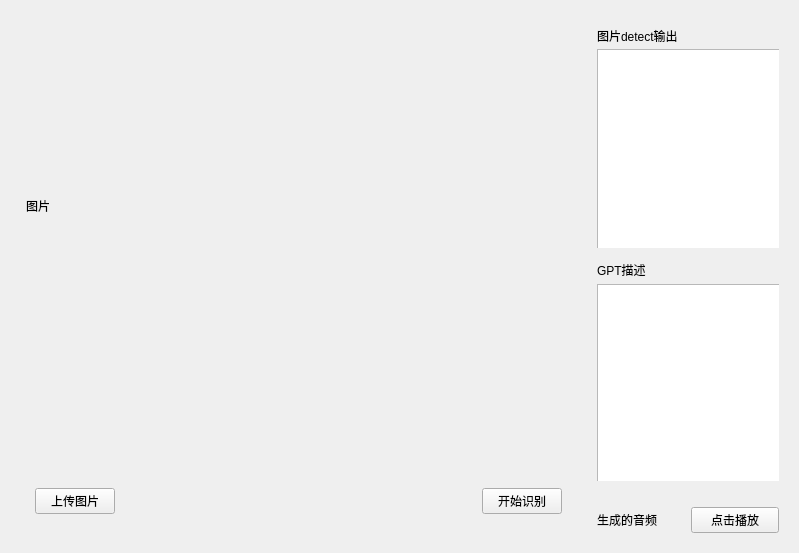
<?xml version="1.0" encoding="UTF-8"?>
<ui version="4.0">
 <class>Widget</class>
 <widget class="QWidget" name="Widget">
  <property name="geometry">
   <rect>
    <x>0</x>
    <y>0</y>
    <width>799</width>
    <height>553</height>
   </rect>
  </property>
  <property name="maximumSize">
   <size>
    <width>167772</width>
    <height>16777215</height>
   </size>
  </property>
  <property name="mouseTracking">
   <bool>false</bool>
  </property>
  <property name="acceptDrops">
   <bool>false</bool>
  </property>
  <property name="windowTitle">
   <string>MainFun</string>
  </property>
  <layout class="QFormLayout" name="formLayout">
   <item row="0" column="1">
    <layout class="QHBoxLayout" name="horizontalLayout_3" stretch="3,0,1">
     <property name="leftMargin">
      <number>9</number>
     </property>
     <property name="topMargin">
      <number>9</number>
     </property>
     <property name="rightMargin">
      <number>9</number>
     </property>
     <property name="bottomMargin">
      <number>9</number>
     </property>
     <item>
      <layout class="QVBoxLayout" name="verticalLayout_2" stretch="7,1">
       <item>
        <widget class="QWidget" name="widget" native="true">
         <widget class="QLabel" name="label">
          <property name="geometry">
           <rect>
            <x>0</x>
            <y>0</y>
            <width>531</width>
            <height>371</height>
           </rect>
          </property>
          <property name="text">
           <string>图片</string>
          </property>
          <property name="scaledContents">
           <bool>true</bool>
          </property>
         </widget>
        </widget>
       </item>
       <item>
        <widget class="QWidget" name="widget_2" native="true">
         <layout class="QHBoxLayout" name="horizontalLayout">
          <item>
           <widget class="QPushButton" name="pushButton_2">
            <property name="enabled">
             <bool>true</bool>
            </property>
            <property name="maximumSize">
             <size>
              <width>16777215</width>
              <height>16777215</height>
             </size>
            </property>
            <property name="text">
             <string>上传图片</string>
            </property>
           </widget>
          </item>
          <item>
           <spacer name="horizontalSpacer_3">
            <property name="orientation">
             <enum>Qt::Horizontal</enum>
            </property>
            <property name="sizeHint" stdset="0">
             <size>
              <width>349</width>
              <height>20</height>
             </size>
            </property>
           </spacer>
          </item>
          <item>
           <widget class="QPushButton" name="pushButton">
            <property name="text">
             <string>开始识别</string>
            </property>
           </widget>
          </item>
         </layout>
        </widget>
       </item>
      </layout>
     </item>
     <item>
      <spacer name="horizontalSpacer">
       <property name="orientation">
        <enum>Qt::Horizontal</enum>
       </property>
       <property name="sizeHint" stdset="0">
        <size>
         <width>20</width>
         <height>20</height>
        </size>
       </property>
      </spacer>
     </item>
     <item>
      <layout class="QVBoxLayout" name="verticalLayout" stretch="4,4,0,1">
       <property name="leftMargin">
        <number>0</number>
       </property>
       <item>
        <widget class="QWidget" name="widget_3" native="true">
         <widget class="QTextEdit" name="textEdit">
          <property name="geometry">
           <rect>
            <x>0</x>
            <y>29</y>
            <width>361</width>
            <height>291</height>
           </rect>
          </property>
          <property name="maximumSize">
           <size>
            <width>167772</width>
            <height>16777215</height>
           </size>
          </property>
         </widget>
         <widget class="QLabel" name="label_2">
          <property name="geometry">
           <rect>
            <x>0</x>
            <y>0</y>
            <width>181</width>
            <height>31</height>
           </rect>
          </property>
          <property name="text">
           <string>图片detect输出</string>
          </property>
         </widget>
        </widget>
       </item>
       <item>
        <widget class="QWidget" name="widget_4" native="true">
         <widget class="QLabel" name="label_3">
          <property name="geometry">
           <rect>
            <x>0</x>
            <y>0</y>
            <width>81</width>
            <height>31</height>
           </rect>
          </property>
          <property name="text">
           <string>GPT描述</string>
          </property>
         </widget>
         <widget class="QTextEdit" name="textEdit_2">
          <property name="geometry">
           <rect>
            <x>0</x>
            <y>30</y>
            <width>401</width>
            <height>261</height>
           </rect>
          </property>
         </widget>
        </widget>
       </item>
       <item>
        <spacer name="verticalSpacer">
         <property name="orientation">
          <enum>Qt::Vertical</enum>
         </property>
         <property name="sizeHint" stdset="0">
          <size>
           <width>20</width>
           <height>20</height>
          </size>
         </property>
        </spacer>
       </item>
       <item>
        <layout class="QHBoxLayout" name="horizontalLayout_2">
         <item>
          <widget class="QLabel" name="label_4">
           <property name="text">
            <string>生成的音频</string>
           </property>
          </widget>
         </item>
         <item>
          <widget class="QPushButton" name="pushButton_5">
           <property name="text">
            <string>点击播放</string>
           </property>
          </widget>
         </item>
        </layout>
       </item>
      </layout>
     </item>
    </layout>
   </item>
  </layout>
 </widget>
 <resources/>
 <connections/>
</ui>
